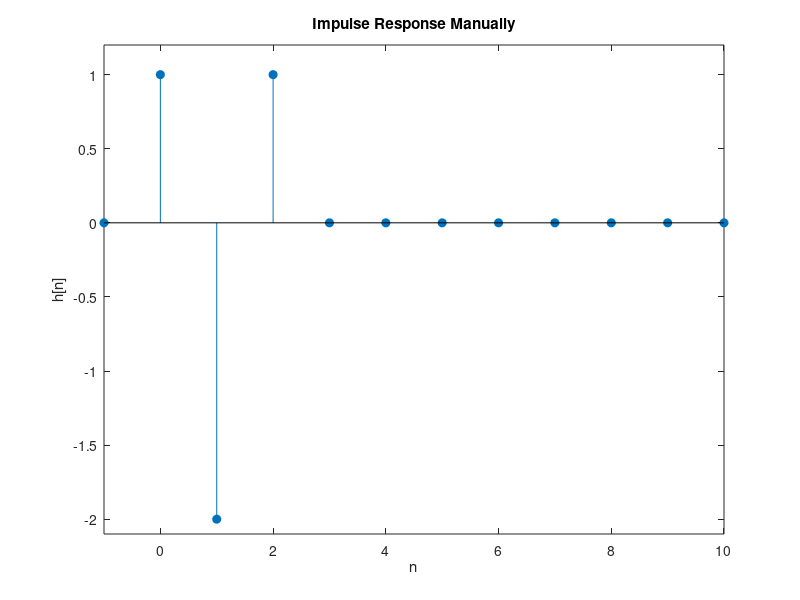
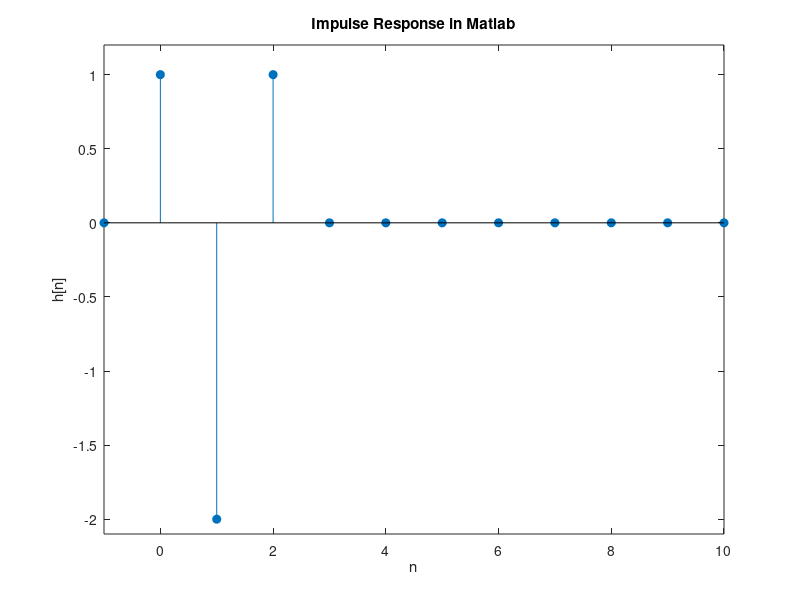

These charts were generated, in order, by the following MATLAB code: (Note: this script raises an error after producing the figures.)
a = 1;
t = -10:1:10;
u = @(n) double(n>=0);
func_coeff = [1, -2, 1];

%Dirac delta func shift operations 
dirdelta = zeros(size(t));
dirdelta(t==0) = 1;

f_1 = filter(func_coeff, a, dirdelta);

y_out = conv(dirdelta, func_coeff);

figure;
stem(t, y_out(1:length(t)), 'filled');
title('Impulse Response Manually');
xlabel('n');
ylabel('h[n]');
ylim([-2.1 1.2]);
xlim([-1 10]);

figure;
stem(t, f_1, 'filled');
title('Impulse Response in Matlab');
xlabel('n');
ylabel('h[n]');
ylim([-2.1 1.2]);
xlim([-1 10]);

figure;
N = 0:5;
f_sum = sumElements(f_1,N);

disp(f_sum);
stem(N, f_sum, 'filled');
title('BIBO STABILITY');
xlabel('N');
ylabel('SUM');


figure; %Responses for x1 and x2

n= 0:50;
x1 = @(n) 8*(u(n) - u(n-4)) - 4*(u(n-4) - u(n-13)); %x1(t)
x2 = @(n) (0.3).^n .* u(n); %x2(t)
y_1 = convFUNC(x1(n),func_coeff);
y_2 = convFUNC(x2(n),func_coeff);


stem(0:length(y_1)-1, y_1, 'filled'); 
title('Response for x1');
xlabel('n');
ylabel('Amplitude');

figure;
stem(0:length(y_2)-1, y_2, 'filled');
title('Response for x2');
xlabel('n');
ylabel('Amplitude');




%figure;
%range_N = 0:5;
%f_1 = @(t) dirdelta(t + 1) - [0, dirdelta(1:end-1)];
%f_2 = conv(f_1,u(t));
%f_a = f_1.* u(t-range_N);
%f_3 = sumElements(f_a,range_N);
%disp(dirdelta_shift);
   
%disp("SHİFT",num2str(f_1));
%disp(f_2);
%stem(t, f_3(1:11), 'filled');


% baştaki diff derivation kısmını düzeltecem , conv değiştir

%Dirac delta func shift operations 
%dirdelta = zeros(size(t));
%dirdelta(t==0) = 1;
%dirdelta_shift = zeros(size(t));
%dirdelta_shift(t==1) = 1;
%dirdelta_2shift = zeros(size(t));
%dirdelta_2shift(t==2) = 1;

%f_1 = (dirdelta - 2.*dirdelta_shift + dirdelta_2shift);


